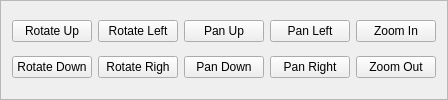
     <widget class="QFrame" name="frame_2">
      <property name="sizePolicy">
       <sizepolicy hsizetype="Preferred" vsizetype="Minimum">
        <horstretch>0</horstretch>
        <verstretch>0</verstretch>
       </sizepolicy>
      </property>
      <property name="maximumSize">
       <size>
        <width>16777215</width>
        <height>150</height>
       </size>
      </property>
      <property name="frameShape">
       <enum>QFrame::StyledPanel</enum>
      </property>
      <property name="frameShadow">
       <enum>QFrame::Raised</enum>
      </property>
      <layout class="QGridLayout" name="gridLayout_3">
       <item row="0" column="0">
        <widget class="QPushButton" name="view_rotate_up_pb">
         <property name="text">
          <string>Rotate Up</string>
         </property>
        </widget>
       </item>
       <item row="0" column="1">
        <widget class="QPushButton" name="view_rotate_left_pb">
         <property name="text">
          <string>Rotate Left</string>
         </property>
        </widget>
       </item>
       <item row="0" column="2">
        <widget class="QPushButton" name="view_pan_up_pb">
         <property name="text">
          <string>Pan Up</string>
         </property>
        </widget>
       </item>
       <item row="0" column="3">
        <widget class="QPushButton" name="view_pan_left_pb">
         <property name="text">
          <string>Pan Left</string>
         </property>
        </widget>
       </item>
       <item row="0" column="4">
        <widget class="QPushButton" name="view_zoom_in_pb">
         <property name="text">
          <string>Zoom In</string>
         </property>
        </widget>
       </item>
       <item row="1" column="0">
        <widget class="QPushButton" name="view_rotate_down_pb">
         <property name="text">
          <string>Rotate Down</string>
         </property>
        </widget>
       </item>
       <item row="1" column="1">
        <widget class="QPushButton" name="view_rotate_right_pb">
         <property name="text">
          <string>Rotate Righ</string>
         </property>
        </widget>
       </item>
       <item row="1" column="2">
        <widget class="QPushButton" name="view_pan_down_pb">
         <property name="text">
          <string>Pan Down</string>
         </property>
        </widget>
       </item>
       <item row="1" column="3">
        <widget class="QPushButton" name="view_pan_right_pb">
         <property name="text">
          <string>Pan Right</string>
         </property>
        </widget>
       </item>
       <item row="1" column="4">
        <widget class="QPushButton" name="view_zoom_out_pb">
         <property name="text">
          <string>Zoom Out</string>
         </property>
        </widget>
       </item>
      </layout>
     </widget>
